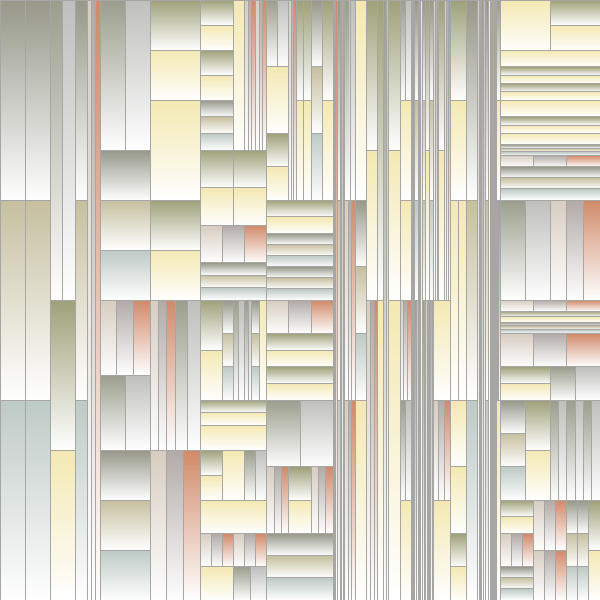
Frame 1 (no input)
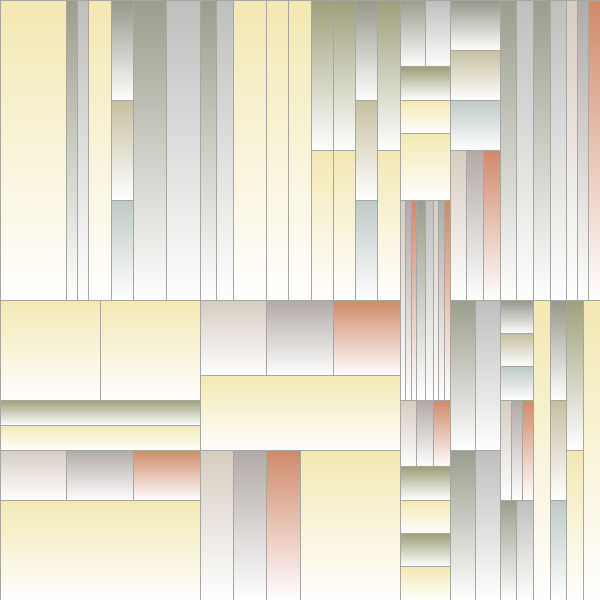
Frame 2 (the mouse pressed at the canvas centre, redrawn once)

The Processing sketch that drew these frames (run headless with seeded random() and noise(); the mouse was pressed at the canvas centre and the sketch redrawn once):

// Processing sketch: processing_15569
// ── processing_15569.pde

int rectsize = 7; 
color c1;
color c2;
 
void setup() {
  size(600,600);
  noFill();
  //noStroke();
  stroke(166,166,164);
  strokeWeight(1);
}
 
void draw() {
  background(255);

  c1 = color(159, 161, 122);
  field(0,0,width,height,rectsize, c1);

  noLoop();
}

void field(float x,float y,float w, float h, int level, color c1) {
  
  c2 = color(255, 255, 255);
  
  if (level==0) {
    setGradient(x,y,w,h, c1, c2);
    rect(x,y,w,h);
    //setGradient(x+2,y+2,w-4,h-4, c1, c2);
    //rect(x+1,y+1,w-2,h-2); 
    println("malenrect");
    return;
  }

  int which=int(random(0,5));
  switch(which) {
    case(0):
       field(x,y,w,h/2,level-1,color(159, 161, 122));
       field(x,y+(h/2),w,h/2,level-1,color(244,233,179));
       println("0");
       break;
    case(1):
       field(x,y,w/2,h,level-1,color(155, 158, 141));
       field(x+(w/2),y,w/2,h,level-1,color(191,191,189));
       println("1");
       break;
    case(2):
       field(x,y,w,h/3,level-1,color(151, 152, 138));
       field(x,y+(h/3),w,h/3,level-1,color(198,192,160));
       field(x,y+(h/3)+(h/3),w,h/3,level-1,color(190,202,198));
       println("2");
       break;
    case(3):
       field(x,y,w/3,h,level-1,color(215,205,193));
       field(x+(w/3),y,w/3,h,level-1,color(178,170,167));
       field(x+(w/3)+(w/3),y,w/3,h,level-1,color(209,138,106));
       println("3");
       break;  
    default:
       field(x,y,w,h,level-1,color(244,233,179));
       println("default");
       break;
  }
}

void setGradient(float x, float y, float w, float h, color c1, color c2){
  float deltaR = red(c2)-red(c1);
  float deltaG = green(c2)-green(c1);
  float deltaB = blue(c2)-blue(c1);
    for (int i=(int)x; i<=(x+w); i++){
      // row
      for (int j = (int)y; j<=(y+h); j++){
        color c = color(
        (red(c1)+(j-y)*(deltaR/h)),
        (green(c1)+(j-y)*(deltaG/h)),
        (blue(c1)+(j-y)*(deltaB/h)) 
          );
        set((int)i, (int)j, c);
     //   for ( int e = 0; e < 9; e++ )
       // {  
      //  line(i*w, j*h+ e*w/8, i*w+w, j*h+e*w/8); 
       // }
      }
    }  
}

void keyPressed() {
  redraw();
}        
                                
